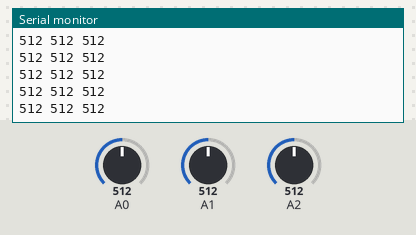
A sketch run on a simulated Arduino Uno, built with avr-gcc and run on an emulated ATmega328P. Shown: the last lines printed to the serial monitor. The inputs (shaded band) are chosen by the test bench; at power-on: A0 = 512, A1 = 512, A2 = 512.

Above: at 2.7 s.
2.8 s: A0 set to 990
At 3.8 s:
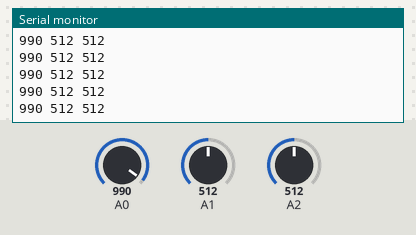
5.8 s: A0 set to 1012
At 6.5 s:
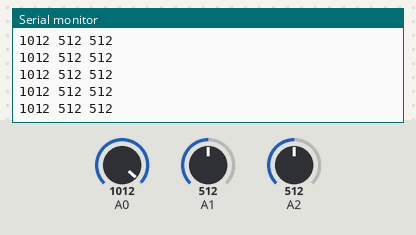
Timing chart, 0 to 8.8 s (numbered marks = the images above; inputs shaded):
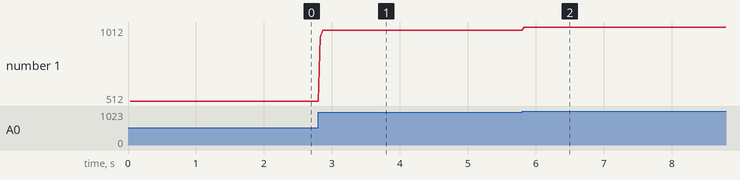

The sketch:

firmware.ino
```cpp
#define WRITE_TICKS 100

void setup() {
    Serial.begin(9600);
    pinMode(A0, INPUT);
    pinMode(A1, INPUT);
    pinMode(A2, INPUT);
}

int ticks = 0;

long ch1_avg_sum = 0;
long ch2_avg_sum = 0;
long ch3_avg_sum = 0;

void loop() {

    ch1_avg_sum += analogRead(A0);
    ch2_avg_sum += analogRead(A1);
    ch3_avg_sum += analogRead(A2);

    ++ticks;
    if(ticks == WRITE_TICKS) {
        int ch1 = ch1_avg_sum/WRITE_TICKS;
        int ch2 = ch2_avg_sum/WRITE_TICKS;
        int ch3 = ch3_avg_sum/WRITE_TICKS;

        Serial.print(ch1);
        Serial.print(" ");
        Serial.print(ch2);
        Serial.print(" ");
        Serial.println(ch3);

        ch1_avg_sum = 0;
        ch2_avg_sum = 0;
        ch3_avg_sum = 0;

        ticks = 0;
    }
}
```

Measured:
- after the input at 2.8 s, the serial monitor: prints a new line at once (image 1)
- after the input at 5.8 s, the serial monitor: prints a new line at once (image 2)
- plotted number 1: 512 → 990 after the input at 2.8 s, 990 → 1012 after the input at 5.8 s
